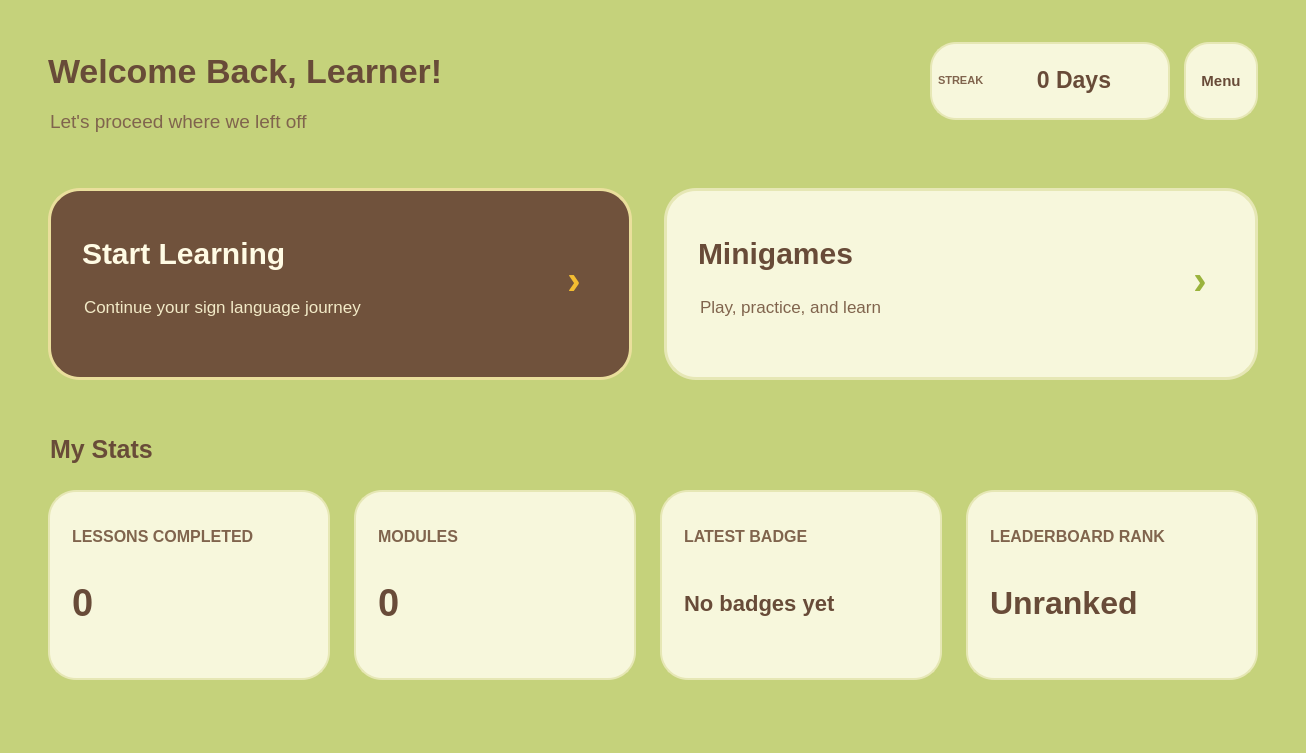
<?xml version="1.0" encoding="UTF-8"?>
<ui version="4.0">
 <class>main</class>
 <widget class="QWidget" name="main">
  <property name="geometry">
   <rect>
    <x>0</x>
    <y>0</y>
    <width>1306</width>
    <height>753</height>
   </rect>
  </property>
  <property name="minimumSize">
   <size>
    <width>1306</width>
    <height>753</height>
   </size>
  </property>
  <property name="maximumSize">
   <size>
    <width>1306</width>
    <height>753</height>
   </size>
  </property>
  <property name="windowTitle">
   <string>SenyaSabi — Home</string>
  </property>
  <property name="styleSheet">
   <string notr="true">QWidget#main { background-color: #c5d27b; color: #684b38; font-family: "Segoe UI"; }</string>
  </property>
  <widget class="QLabel" name="welcomeLabel">
   <property name="geometry">
    <rect><x>48</x><y>42</y><width>790</width><height>58</height></rect>
   </property>
   <property name="styleSheet">
    <string notr="true">font-size: 34px; font-weight: 700; color: #684b38; background: transparent;</string>
   </property>
   <property name="text">
    <string>Welcome Back, Learner!</string>
   </property>
  </widget>
  <widget class="QLabel" name="subtitleLabel">
   <property name="geometry">
    <rect><x>50</x><y>102</y><width>790</width><height>38</height></rect>
   </property>
   <property name="styleSheet">
    <string notr="true">font-size: 19px; color: #80644d; background: transparent;</string>
   </property>
   <property name="text">
    <string>Let's proceed where we left off</string>
   </property>
  </widget>
  <widget class="QFrame" name="streakCard">
   <property name="geometry">
    <rect><x>930</x><y>42</y><width>240</width><height>78</height></rect>
   </property>
   <property name="styleSheet">
    <string notr="true">background-color: #f7f7dc; border: 2px solid #e6e7b5; border-radius: 26px;</string>
   </property>
   <widget class="QLabel" name="streakIcon">
    <property name="geometry">
     <rect><x>8</x><y>9</y><width>56</width><height>58</height></rect>
    </property>
    <property name="styleSheet">
     <string notr="true">font-size: 11px; font-weight: 700; color: #80644d; background: transparent; border: none;</string>
    </property>
    <property name="text">
     <string>STREAK</string>
    </property>
   </widget>
   <widget class="QLabel" name="streakValue">
    <property name="geometry">
     <rect><x>64</x><y>9</y><width>160</width><height>58</height></rect>
    </property>
    <property name="styleSheet">
     <string notr="true">font-size: 23px; font-weight: 700; color: #684b38; background: transparent; border: none;</string>
    </property>
    <property name="text">
     <string>0 Days</string>
    </property>
    <property name="alignment">
     <set>Qt::AlignCenter</set>
    </property>
   </widget>
  </widget>
  <widget class="QPushButton" name="btnHamburger">
   <property name="geometry">
    <rect><x>1184</x><y>42</y><width>74</width><height>78</height></rect>
   </property>
   <property name="cursor">
    <cursorShape>PointingHandCursor</cursorShape>
   </property>
   <property name="styleSheet">
    <string notr="true">QPushButton { background-color: #f7f7dc; color: #684b38; border: 2px solid #e6e7b5; border-radius: 25px; font-size: 15px; font-weight: 700; } QPushButton:hover { background-color: #fffde8; }</string>
   </property>
   <property name="text">
    <string>Menu</string>
   </property>
   <property name="accessibleName">
    <string>Menu</string>
   </property>
  </widget>
  <widget class="QPushButton" name="btnStartLearning">
   <property name="geometry">
    <rect><x>48</x><y>188</y><width>584</width><height>192</height></rect>
   </property>
   <property name="cursor">
    <cursorShape>PointingHandCursor</cursorShape>
   </property>
   <property name="styleSheet">
    <string notr="true">QPushButton { text-align: left; padding-left: 34px; background-color: #70523c; color: #fffbe4; border: 3px solid #eadf9c; border-radius: 32px; } QPushButton:hover { background-color: #806044; } QLabel { background: transparent; border: none; }</string>
   </property>
   <property name="text">
    <string/>
   </property>
   <widget class="QLabel" name="startTitle">
    <property name="geometry">
     <rect><x>34</x><y>38</y><width>500</width><height>54</height></rect>
    </property>
    <property name="styleSheet">
     <string notr="true">font-size: 30px; font-weight: 700; color: #fffbe4; background: transparent;</string>
    </property>
    <property name="text">
     <string>Start Learning</string>
    </property>
   </widget>
   <widget class="QLabel" name="startSubtitle">
    <property name="geometry">
     <rect><x>36</x><y>100</y><width>500</width><height>38</height></rect>
    </property>
    <property name="styleSheet">
     <string notr="true">font-size: 17px; color: #f2eac7; background: transparent;</string>
    </property>
    <property name="text">
     <string>Continue your sign language journey</string>
    </property>
   </widget>
   <widget class="QLabel" name="startArrow">
    <property name="geometry">
     <rect><x>500</x><y>62</y><width>52</width><height>60</height></rect>
    </property>
    <property name="styleSheet">
     <string notr="true">font-size: 40px; font-weight: 700; color: #f3bd31; background: transparent;</string>
    </property>
    <property name="text">
     <string>›</string>
    </property>
    <property name="alignment">
     <set>Qt::AlignCenter</set>
    </property>
   </widget>
  </widget>
  <widget class="QPushButton" name="btnMinigames">
   <property name="geometry">
    <rect><x>664</x><y>188</y><width>594</width><height>192</height></rect>
   </property>
   <property name="cursor">
    <cursorShape>PointingHandCursor</cursorShape>
   </property>
   <property name="styleSheet">
    <string notr="true">QPushButton { text-align: left; padding-left: 34px; background-color: #f7f7dc; color: #684b38; border: 3px solid #e6e7b5; border-radius: 32px; } QPushButton:hover { background-color: #fffde8; } QLabel { background: transparent; border: none; }</string>
   </property>
   <property name="text">
    <string/>
   </property>
   <widget class="QLabel" name="minigamesTitle">
    <property name="geometry">
     <rect><x>34</x><y>38</y><width>470</width><height>54</height></rect>
    </property>
    <property name="styleSheet">
     <string notr="true">font-size: 30px; font-weight: 700; color: #684b38; background: transparent;</string>
    </property>
    <property name="text">
     <string>Minigames</string>
    </property>
   </widget>
   <widget class="QLabel" name="minigamesSubtitle">
    <property name="geometry">
     <rect><x>36</x><y>100</y><width>500</width><height>38</height></rect>
    </property>
    <property name="styleSheet">
     <string notr="true">font-size: 17px; color: #80644d; background: transparent;</string>
    </property>
    <property name="text">
     <string>Play, practice, and learn</string>
    </property>
   </widget>
   <widget class="QLabel" name="minigamesArrow">
    <property name="geometry">
     <rect><x>510</x><y>62</y><width>52</width><height>60</height></rect>
    </property>
    <property name="styleSheet">
     <string notr="true">font-size: 40px; font-weight: 700; color: #9ab33c; background: transparent;</string>
    </property>
    <property name="text">
     <string>›</string>
    </property>
    <property name="alignment">
     <set>Qt::AlignCenter</set>
    </property>
   </widget>
  </widget>
  <widget class="QLabel" name="myStatsLabel">
   <property name="geometry">
    <rect><x>50</x><y>426</y><width>400</width><height>46</height></rect>
   </property>
   <property name="styleSheet">
    <string notr="true">font-size: 25px; font-weight: 700; color: #684b38; background: transparent;</string>
   </property>
   <property name="text">
    <string>My Stats</string>
   </property>
  </widget>
  <widget class="QPushButton" name="btnLessonsCompleted">
   <property name="geometry">
    <rect><x>48</x><y>490</y><width>282</width><height>190</height></rect>
   </property>
   <property name="cursor"><cursorShape>PointingHandCursor</cursorShape></property>
   <property name="styleSheet">
    <string notr="true">QPushButton { background-color: #f7f7dc; border: 2px solid #e6e7b5; border-radius: 28px; text-align: left; padding-left: 24px; } QPushButton:hover { background-color: #fffde8; } QLabel { background: transparent; border: none; }</string>
   </property>
   <property name="text"><string/></property>
   <widget class="QLabel" name="lessonsTitle">
    <property name="geometry"><rect><x>24</x><y>25</y><width>230</width><height>42</height></rect></property>
    <property name="styleSheet"><string notr="true">font-size: 16px; font-weight: 600; color: #80644d; background: transparent;</string></property>
    <property name="text"><string>LESSONS COMPLETED</string></property>
   </widget>
   <widget class="QLabel" name="lblLessonsCompleted">
    <property name="geometry"><rect><x>24</x><y>78</y><width>230</width><height>70</height></rect></property>
    <property name="styleSheet"><string notr="true">font-size: 38px; font-weight: 700; color: #684b38; background: transparent;</string></property>
    <property name="text"><string>0</string></property>
   </widget>
  </widget>
  <widget class="QPushButton" name="btnModule">
   <property name="geometry">
    <rect><x>354</x><y>490</y><width>282</width><height>190</height></rect>
   </property>
   <property name="cursor"><cursorShape>PointingHandCursor</cursorShape></property>
   <property name="styleSheet">
    <string notr="true">QPushButton { background-color: #f7f7dc; border: 2px solid #e6e7b5; border-radius: 28px; text-align: left; padding-left: 24px; } QPushButton:hover { background-color: #fffde8; } QLabel { background: transparent; border: none; }</string>
   </property>
   <property name="text"><string/></property>
   <widget class="QLabel" name="moduleTitle">
    <property name="geometry"><rect><x>24</x><y>25</y><width>230</width><height>42</height></rect></property>
    <property name="styleSheet"><string notr="true">font-size: 16px; font-weight: 600; color: #80644d; background: transparent;</string></property>
    <property name="text"><string>MODULES</string></property>
   </widget>
   <widget class="QLabel" name="lblModule">
    <property name="geometry"><rect><x>24</x><y>78</y><width>230</width><height>70</height></rect></property>
    <property name="styleSheet"><string notr="true">font-size: 38px; font-weight: 700; color: #684b38; background: transparent;</string></property>
    <property name="text"><string>0</string></property>
   </widget>
  </widget>
  <widget class="QPushButton" name="btnLatestBadge">
   <property name="geometry">
    <rect><x>660</x><y>490</y><width>282</width><height>190</height></rect>
   </property>
   <property name="cursor"><cursorShape>PointingHandCursor</cursorShape></property>
   <property name="styleSheet">
    <string notr="true">QPushButton { background-color: #f7f7dc; border: 2px solid #e6e7b5; border-radius: 28px; text-align: left; padding-left: 24px; } QPushButton:hover { background-color: #fffde8; } QLabel { background: transparent; border: none; }</string>
   </property>
   <property name="text"><string/></property>
   <widget class="QLabel" name="badgeTitle">
    <property name="geometry"><rect><x>24</x><y>25</y><width>230</width><height>42</height></rect></property>
    <property name="styleSheet"><string notr="true">font-size: 16px; font-weight: 600; color: #80644d; background: transparent;</string></property>
    <property name="text"><string>LATEST BADGE</string></property>
   </widget>
   <widget class="QLabel" name="lblLatestBadgeValue">
    <property name="geometry"><rect><x>24</x><y>78</y><width>230</width><height>70</height></rect></property>
    <property name="styleSheet"><string notr="true">font-size: 22px; font-weight: 700; color: #684b38; background: transparent;</string></property>
    <property name="text"><string>No badges yet</string></property>
   </widget>
  </widget>
  <widget class="QPushButton" name="btnLeaderboardRank">
   <property name="geometry">
    <rect><x>966</x><y>490</y><width>292</width><height>190</height></rect>
   </property>
   <property name="cursor"><cursorShape>PointingHandCursor</cursorShape></property>
   <property name="styleSheet">
    <string notr="true">QPushButton { background-color: #f7f7dc; border: 2px solid #e6e7b5; border-radius: 28px; text-align: left; padding-left: 24px; } QPushButton:hover { background-color: #fffde8; } QLabel { background: transparent; border: none; }</string>
   </property>
   <property name="text"><string/></property>
   <widget class="QLabel" name="rankTitle">
    <property name="geometry"><rect><x>24</x><y>25</y><width>244</width><height>42</height></rect></property>
    <property name="styleSheet"><string notr="true">font-size: 16px; font-weight: 600; color: #80644d; background: transparent;</string></property>
    <property name="text"><string>LEADERBOARD RANK</string></property>
   </widget>
   <widget class="QLabel" name="lblLeaderboardRank">
    <property name="geometry"><rect><x>24</x><y>78</y><width>244</width><height>70</height></rect></property>
    <property name="styleSheet"><string notr="true">font-size: 32px; font-weight: 700; color: #684b38; background: transparent;</string></property>
    <property name="text"><string>Unranked</string></property>
   </widget>
  </widget>
 </widget>
 <resources/>
 <connections/>
</ui>
